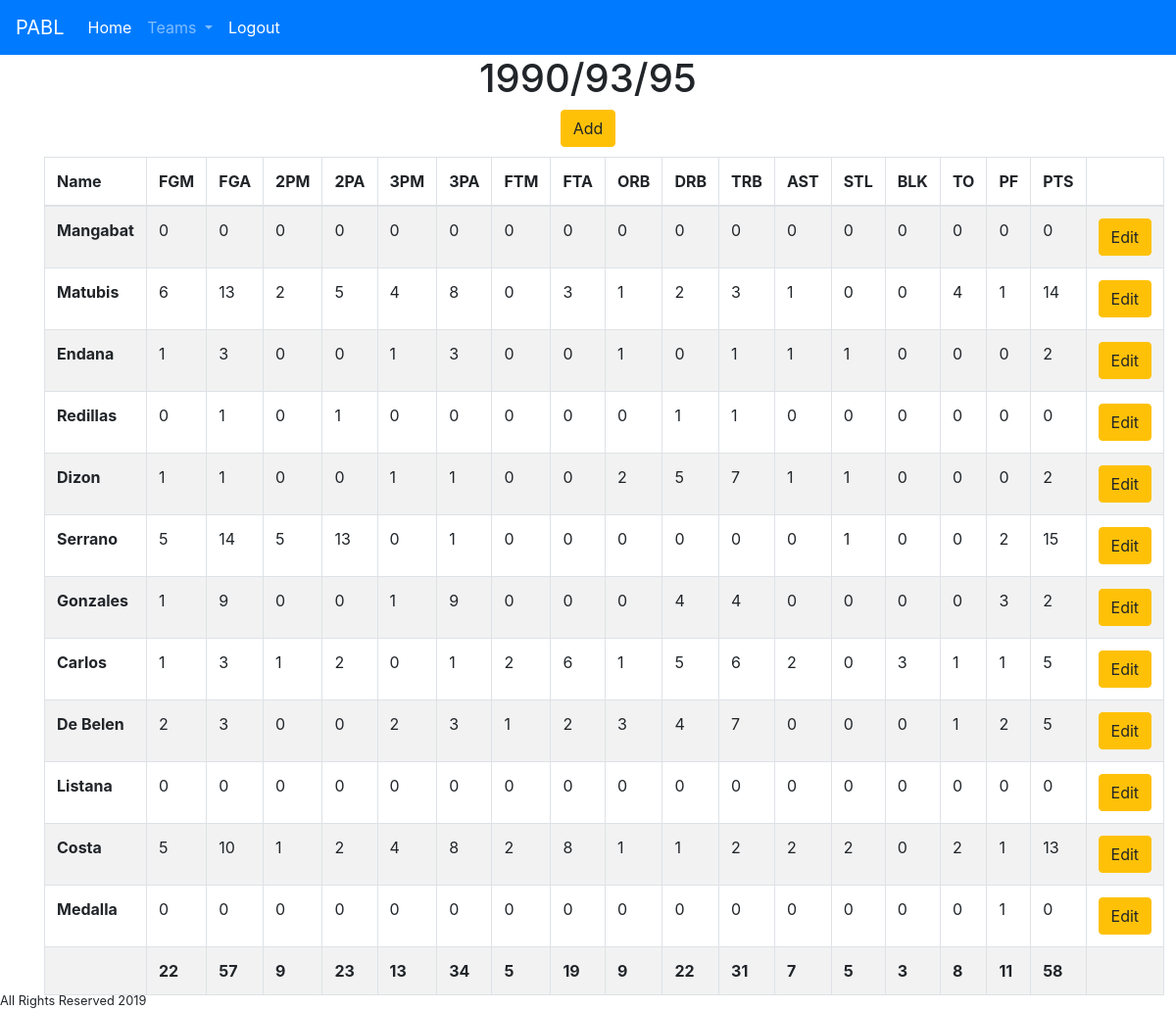
The page /team/19909395 (signed in) on the database its author committed.
### tables this page shows
CREATE TABLE "2008vs1990/93/95" (
	"id"	INTEGER PRIMARY KEY AUTOINCREMENT,
	"name"	TEXT,
	"team"	TEXT,
	"fgm"	INTEGER,
	"fga"	INTEGER,
	"2pm"	INTEGER,
	"2pa"	INTEGER,
	"3pm"	INTEGER,
	"3pa"	INTEGER,
	"ftm"	INTEGER,
	"fta"	INTEGER,
	"orb"	INTEGER,
	"drb"	INTEGER,
	"trb"	INTEGER,
	"ast"	INTEGER,
	"stl"	INTEGER,
	"blk"	INTEGER,
	"to"	INTEGER,
	"pf"	INTEGER,
	"pts"	INTEGER
);

### app.py (the view)
@app.route('/team', defaults={"name":"Default"})
@app.route('/team/<name>')
def team(name):
    username = session["username"]
    if name == "Default":
        return render_template('team_default.html', username=username)
    else:
       if name == "19909395":
           results = teamread('2008vs1990/93/95', '1990/93/95')
           stats = sum_stats(results)
           return render_template('team.html', results=results, stats=stats, username=username)
       elif name == "2008":
           results = teamread('2008vs1990/93/95', '2008')
           stats = sum_stats(results)
           return render_template('team.html', results=results, stats=stats, username=username)
       elif name == "200018":
           results = teamread('2000/18vs2003', '2000/18')
           stats = sum_stats(results)
           return render_template('team.html', results=results, stats=stats, username=username)
       elif name == "2003":
           results = teamread('2000/18vs2003', '2003')
           stats = sum_stats(results)
           return render_template('team.html', results=results, stats=stats, username=username)
       elif name == "201319":
           results = teamread('2013/19vs1992', '2013/19')
           stats = sum_stats(results)
           return render_template('team.html', results=results, stats=stats, username=username)
       elif name == "1992":
           results = teamread('2013/19vs1992', '1992')
           stats = sum_stats(results)
           return render_template('team.html', results=results, stats=stats, username=username)
       elif name == "1994":
           results = teamread('1994vs2015', '1994')
           stats = sum_stats(results)
           return render_template('team.html', results=results, stats=stats, username=username)
       elif name == "2015":
           results = teamread('1994vs2015', '2015')
           stats = sum_stats(results)
           return render_template('team.html', results=results, stats=stats, username=username)
       elif name == "2002":
           results = teamread('2002vs2006', '2002')
           stats = sum_stats(results)
           return render_template('team.html', results=results, stats=stats, username=username)
       elif name == "2006":
           results = teamread('2002vs2006', '2006')
           stats = sum_stats(results)
           return render_template('team.html', results=results, stats=stats, username=username)
       elif name == "2004":
           results = teamread('2004vs2014', '2004')
           stats = sum_stats(results)
           return render_template('team.html', results=results, stats=stats, username=username)
       elif name == "2014":
           results = teamread('2004vs2014', '2014')
           stats = sum_stats(results)
           return render_template('team.html', results=results, stats=stats, username=username)
       elif name == "2009":
           results = teamread('2009vs2010', '2009')
           stats = sum_stats(results)
           return render_template('team.html', results=results, stats=stats, username=username)
       elif name == "2010":
           results = teamread('2009vs2010', '2010')
           stats = sum_stats(results)
           return render_template('team.html', results=results, stats=stats, username=username)
       elif name == "2012":
           results = teamread('2012vs1999', '2012')
           stats = sum_stats(results)
           return render_template('team.html', results=results, stats=stats, username=username)
       elif name == "1999":
           results = teamread('2012vs1999', '1999')
           stats = sum_stats(results)
           return render_template('team.html', results=results, stats=stats, username=username)
       else:
           return render_template('team_error.html', name=name, username=username)

### app.py (called while the page is built)
def connect_db(filename):
    conn = sqlite3.connect(filename)
    return conn

def teamread(tablename, teamname):
    conn = connect_db('dayone.db')
    cur = conn.cursor()
    query = '''SELECT * FROM "{}" WHERE team = "{}"'''.format(tablename, teamname)
    cur.execute(query)
    results = cur.fetchall()
    cur.close()
    return results

def sum_stats(results):
    total_stats = list()
    i = 3
    while i < 20:
        total_stats.append(0)
        i += 1
    for result in results:
        i = 3
        j = 0
        while i < 20:
            total_stats[j] += result[i]
            i += 1
            j += 1
    return total_stats

### templates/team.html (shortened to what this page needs)
{% extends 'base.html' %}
{% block content %}
  <div class="container">
    <h1 align="center"> {{ results[0][2] }}
    {% if username == "admin" %}
            <form method="get" action="{{ url_for('add') }}">
              <button type="submit" value="{{ results[0][2] }}" name="team" class="btn btn-warning">Add</button>
            </form>
    {% endif %}
     </h1>
    <table class="table table-striped table-bordered table-hover">
      <thead>
        <tr>
          <th scope="col">Name</th>
          <th scope="col">FGM</th>
          <th scope="col">FGA</th>
          <th scope="col">2PM</th>
          <th scope="col">2PA</th>
          <th scope="col">3PM</th>
          <th scope="col">3PA</th>
          <th scope="col">FTM</th>
          <th scope="col">FTA</th>
          <th scope="col">ORB</th>
          <th scope="col">DRB</th>
          <th scope="col">TRB</th>
          <th scope="col">AST</th>
          <th scope="col">STL</th>
          <th scope="col">BLK</th>
          <th scope="col">TO</th>
          <th scope="col">PF</th>
          <th scope="col">PTS</th>
          {% if username == "admin" %}
          <th scope="col"> </th>
          {% endif %}
        </tr>
      </thead>
      <tbody>
      {% for result in results %}
        <tr>
          <th>{{ result[1] }}</th>
          <td>{{ result[3] }}</td>
          <td>{{ result[4] }}</td>
          <td>{{ result[5] }}</td>
          <td>{{ result[6] }}</td>
          <td>{{ result[7] }}</td>
          <td>{{ result[8] }}</td>
          <td>{{ result[9] }}</td>
          <td>{{ result[10] }}</td>
          <td>{{ result[11] }}</td>
          <td>{{ result[12] }}</td>
          <td>{{ result[13] }}</td>
          <td>{{ result[14] }}</td>
          <td>{{ result[15] }}</td>
          <td>{{ result[16] }}</td>
          <td>{{ result[17] }}</td>
          <td>{{ result[18] }}</td>
          <td>{{ result[19] }}</td>
          {% if username == "admin" %}
          <td>
            <form method="get" action="{{ url_for('edit') }}">
              <button type="submit" value="{{ result[0] }}" name="id" class="btn btn-warning">Edit</button>
            </form>
          </td>
          {% endif %}
        </tr>
      {% endfor %}
      <tr>
          <th></th>
          {% for stat in stats %}
            <th>{{ stat }}</th>
          {% endfor %}
          {% if username == "admin" %}
            <th></th>
          {% endif %}
      </tr>
      </tbody>
    </table>
  </div>
{% endblock %}

### templates/base.html (shortened to what this page needs)
<!DOCTYPE html>
<html lang="en">
<head>
    <link rel="stylesheet" href="{{ url_for('static',filename='css/bootstrap.css') }}">
</head>
<body>
{% include 'navigation.html' %}
{% block content %}{% endblock %}
{% include 'footer.html' %}
</body>
</html>

### templates/navigation.html (shortened to what this page needs)
<nav class="navbar navbar-expand-sm navbar-dark bg-primary navbar-fixed-top">
  <a class="navbar-brand" href="{{  url_for('home') }}">PABL</a>
  <div class="collapse navbar-collapse" id="navbarNavDropdown">
    <ul class="navbar-nav">
      <li class="nav-item active">
        <a class="nav-link" href="{{ url_for('home') }}">Home <span class="sr-only">(current)</span></a>
      </li>
      <li class="nav-item dropdown">
        <a class="nav-link dropdown-toggle" href="#" id="navbarDropdownMenuLink" role="button" data-toggle="dropdown" aria-haspopup="true" aria-expanded="false">
          Teams
        </a>
      </li>
    </ul>
    <div class="pull-right">
    <ul class="nav navbar-nav navbar-right">
      {% if username|length %}
      <li class="nav-item active">
        <a class="nav-link" href="{{ url_for('logout') }}">Logout <span class="sr-only">(current)</span></a>
      </li>
      {% else %}
      <li class="nav-item active">
        <a class="nav-link" href="{{ url_for('login') }}">Login <span class="sr-only">(current)</span></a>
      </li>
      {% endif %}
    </ul>
    </div>
  </div>
</nav>

### templates/footer.html
<footer class="fixed-bottom">
    <small>
        All Rights Reserved 2019
    </small>
</footer>

### rows shown on the page
2008vs1990/93/95: team "1990/93/95", name "Mangabat", fgm "0", fga "0", 2pm "0", 2pa "0", 3pm "0", 3pa "0", ftm "0", fta "0", orb "0", drb "0", trb "0", ast "0", stl "0", blk "0", to "0", pf "0", pts "0", {{ result[0] }} 11 (drawn)
2008vs1990/93/95: name "Matubis", fgm "6", fga "13", 2pm "2", 2pa "5", 3pm "4", 3pa "8", ftm "0", fta "3", orb "1", drb "2", trb "3", ast "1", stl "0", blk "0", to "4", pf "1", pts "14", {{ result[0] }} 12 (drawn)
2008vs1990/93/95: name "Endana", fgm "1", fga "3", 2pm "0", 2pa "0", 3pm "1", 3pa "3", ftm "0", fta "0", orb "1", drb "0", trb "1", ast "1", stl "1", blk "0", to "0", pf "0", pts "2", {{ result[0] }} 13 (drawn)
2008vs1990/93/95: name "Redillas", fgm "0", fga "1", 2pm "0", 2pa "1", 3pm "0", 3pa "0", ftm "0", fta "0", orb "0", drb "1", trb "1", ast "0", stl "0", blk "0", to "0", pf "0", pts "0", {{ result[0] }} 14 (drawn)
2008vs1990/93/95: name "Dizon", fgm "1", fga "1", 2pm "0", 2pa "0", 3pm "1", 3pa "1", ftm "0", fta "0", orb "2", drb "5", trb "7", ast "1", stl "1", blk "0", to "0", pf "0", pts "2", {{ result[0] }} 15 (drawn)
2008vs1990/93/95: name "Serrano", fgm "5", fga "14", 2pm "5", 2pa "13", 3pm "0", 3pa "1", ftm "0", fta "0", orb "0", drb "0", trb "0", ast "0", stl "1", blk "0", to "0", pf "2", pts "15", {{ result[0] }} 16 (drawn)
2008vs1990/93/95: name "Gonzales", fgm "1", fga "9", 2pm "0", 2pa "0", 3pm "1", 3pa "9", ftm "0", fta "0", orb "0", drb "4", trb "4", ast "0", stl "0", blk "0", to "0", pf "3", pts "2", {{ result[0] }} 17 (drawn)
2008vs1990/93/95: name "Carlos", fgm "1", fga "3", 2pm "1", 2pa "2", 3pm "0", 3pa "1", ftm "2", fta "6", orb "1", drb "5", trb "6", ast "2", stl "0", blk "3", to "1", pf "1", pts "5", {{ result[0] }} 18 (drawn)
2008vs1990/93/95: name "De Belen", fgm "2", fga "3", 2pm "0", 2pa "0", 3pm "2", 3pa "3", ftm "1", fta "2", orb "3", drb "4", trb "7", ast "0", stl "0", blk "0", to "1", pf "2", pts "5", {{ result[0] }} 19 (drawn)
2008vs1990/93/95: name "Listana", fgm "0", fga "0", 2pm "0", 2pa "0", 3pm "0", 3pa "0", ftm "0", fta "0", orb "0", drb "0", trb "0", ast "0", stl "0", blk "0", to "0", pf "0", pts "0", {{ result[0] }} 20 (drawn)
2008vs1990/93/95: name "Costa", fgm "5", fga "10", 2pm "1", 2pa "2", 3pm "4", 3pa "8", ftm "2", fta "8", orb "1", drb "1", trb "2", ast "2", stl "2", blk "0", to "2", pf "1", pts "13", {{ result[0] }} 21 (drawn)
2008vs1990/93/95: name "Medalla", fgm "0", fga "0", 2pm "0", 2pa "0", 3pm "0", 3pa "0", ftm "0", fta "0", orb "0", drb "0", trb "0", ast "0", stl "0", blk "0", to "0", pf "1", pts "0", {{ result[0] }} 22 (drawn)

### other values the page prints
{{ stat }} "22" "57" "9" "23" "13" "34" "5" "19" "9" "22" "31" "7" "5" "3" "8" "11" "58"
